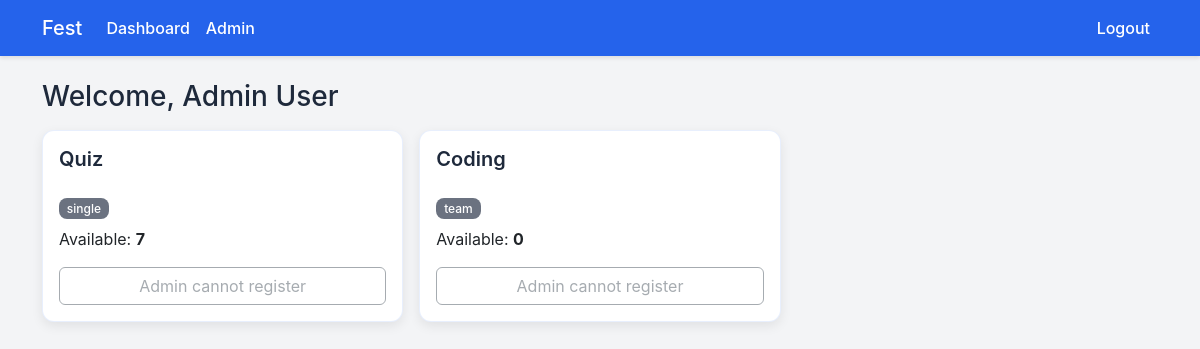
The page /dashboard (signed in) on the database as committed earlier.
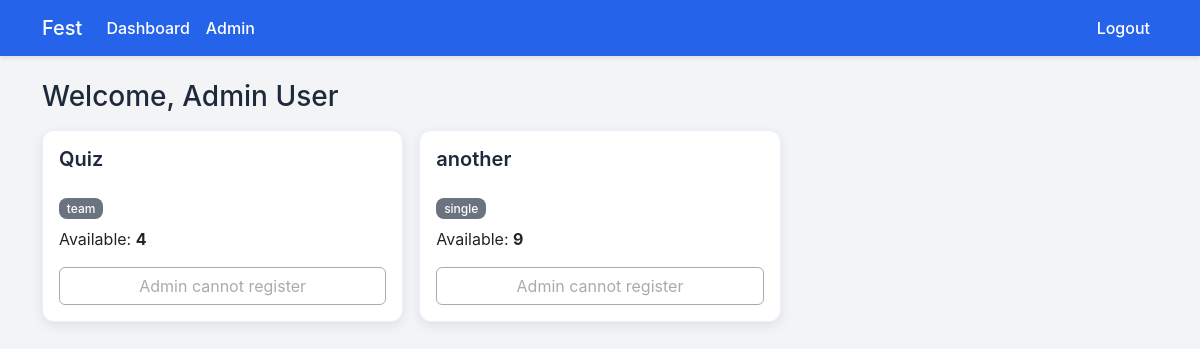
The same page on the database as committed later.
### tables this page shows
CREATE TABLE users (
                id INTEGER PRIMARY KEY AUTOINCREMENT,
                phone TEXT UNIQUE NOT NULL,
                password TEXT NOT NULL,
                name TEXT NOT NULL,
                game_id INTEGER,
                team_id INTEGER,
                is_admin INTEGER NOT NULL DEFAULT 0
            , class_section TEXT);

CREATE TABLE games (
                id INTEGER PRIMARY KEY AUTOINCREMENT,
                name TEXT NOT NULL,
                description TEXT,
                slots INTEGER NOT NULL,
                type TEXT NOT NULL CHECK(type IN ('single','team'))
            , team_size INTEGER);

### app.py (the view, shortened to what this page needs)
    @app.route('/dashboard')
    def dashboard():
        user = fetch_current_user()
        if not user:
            return redirect(url_for('login'))
        games = g.db.execute('SELECT * FROM games ORDER BY id').fetchall()
        registration: Dict[str, Any] = {}
        games_with_slots: List[sqlite3.Row] = []
        for g_row in games:
            available = get_available_slots(g_row['id'])
            record = dict(g_row)
            record['available'] = available
            games_with_slots.append(record)  # type: ignore[arg-type]
        return render_template('dashboard.html', user=user, games=games_with_slots, registration=registration)

### app.py (called while the page is built)
def get_db() -> sqlite3.Connection:
    conn = sqlite3.connect(DATABASE_PATH)
    conn.row_factory = sqlite3.Row
    return conn

def fetch_current_user() -> Optional[sqlite3.Row]:
    user_id = session.get('user_id')
    if not user_id:
        return None
    row = g.db.execute('SELECT * FROM users WHERE id = ?', (user_id,)).fetchone()
    return row

def get_available_slots(game_id: int) -> int:
    game = g.db.execute('SELECT * FROM games WHERE id = ?', (game_id,)).fetchone()
    if not game:
        return 0
    if game['type'] == 'single':
        registered = g.db.execute('SELECT COUNT(1) FROM users WHERE game_id = ? AND (team_id IS NULL)', (game_id,)).fetchone()[0]
        return max(0, int(game['slots']) - int(registered))
    teams = g.db.execute('SELECT COUNT(1) FROM teams WHERE game_id = ?', (game_id,)).fetchone()[0]
    return max(0, int(game['slots']) - int(teams))

### templates/dashboard.html (shortened to what this page needs)
{% extends 'base.html' %}
{% block content %}
<h3 class="mb-3">Welcome, {{ user['name'] }}</h3>
<div class="row g-3">
  {% for game in games %}
  <div class="col-md-6 col-lg-4">
    <div class="card h-100 clear-box">
      <div class="card-body d-flex flex-column">
        <h5 class="card-title">{{ game.name }}</h5>
        <p class="mb-2"><span class="badge bg-secondary">{{ game.type }}</span></p>
        <p class="mb-3">Available: <strong>{{ game.available }}</strong></p>
        {% if not registration and not user['is_admin'] %}
          {% if game.type == 'single' %}
            <form method="post" action="{{ url_for('register_single', game_id=game.id) }}" class="mt-auto" onsubmit="return confirm('Are you sure you want to register for this single event?');">
              <button class="btn btn-warning w-100" {% if game.available == 0 %}disabled{% endif %}>Register</button>
            </form>
          {% else %}
            <a href="{{ url_for('team_register', game_id=game.id) }}" class="btn btn-warning mt-auto {% if game.available == 0 %}disabled{% endif %}">Register Team</a>
          {% endif %}
        {% elif user['is_admin'] %}
          <button class="btn btn-outline-secondary mt-auto" disabled>Admin cannot register</button>
        {% else %}
          <button class="btn btn-outline-secondary mt-auto" disabled>Already Registered</button>
        {% endif %}
      </div>
    </div>
  </div>
  {% endfor %}
{% endblock %}

### templates/base.html (shortened to what this page needs)
<!doctype html>
<html lang="en">
  <head>
    <link href="https://cdn.jsdelivr.net/npm/bootstrap@5.3.3/dist/css/bootstrap.min.css" rel="stylesheet">
    <link href="https://cdnjs.cloudflare.com/ajax/libs/font-awesome/6.4.0/css/all.min.css" rel="stylesheet">
    <link href="{{ url_for('static', filename='css/style.css') }}" rel="stylesheet">
  </head>
  <body>
    <nav class="navbar navbar-expand-lg navbar-dark bg-dark mb-4">
      <div class="container">
        <a class="navbar-brand" href="{{ url_for('dashboard') }}">Fest</a>
        <div class="collapse navbar-collapse" id="navbarsExample">
          <ul class="navbar-nav me-auto mb-2 mb-lg-0">
            {% if session.get('user_id') %}
            <li class="nav-item"><a class="nav-link" href="{{ url_for('dashboard') }}">Dashboard</a></li>
            {% endif %}
            {% if session.get('user_id') %}
              {% set user = g.get('db').execute('SELECT * FROM users WHERE id = ?', (session.get('user_id'),)).fetchone() %}
              {% if user and user['is_admin'] %}
              <li class="nav-item"><a class="nav-link" href="{{ url_for('admin') }}">Admin</a></li>
              {% endif %}
            {% endif %}
          </ul>
          <ul class="navbar-nav">
            {% if session.get('user_id') %}
            <li class="nav-item"><a class="nav-link" href="{{ url_for('logout') }}">Logout</a></li>
            {% else %}
            <li class="nav-item"><a class="nav-link" href="{{ url_for('login') }}">Sign in</a></li>
            {% endif %}
          </ul>
        </div>
      </div>
    </nav>
    <main class="container mb-5">
      {% block content %}{% endblock %}
    </main>
  </body>
  </html>

### static/css/style.css (style rules this page uses)
:root { --primary-blue: #2563EB; --primary-orange: #F97316; --light-gray: #F3F4F6; --dark-slate: #1E293B; --white: #FFFFFF; --success-green: #22C55E; --error-red: #EF4444; }
body { background: var(--light-gray); color: var(--dark-slate); font-family: -apple-system, BlinkMacSystemFont, 'Segoe UI', Roboto, sans-serif; }
.navbar { background-color: var(--primary-blue) !important; box-shadow: 0 2px 4px rgba(0,0,0,0.1); }
.navbar-brand, .navbar-nav .nav-link { color: var(--white) !important; font-weight: 500; }
.card { border: 0; box-shadow: 0 2px 8px rgba(0,0,0,0.08); border-radius: 12px; }
.card .card-title { font-weight: 600; color: var(--dark-slate); }
.clear-box { background: var(--white); border: 1px solid rgba(37, 99, 235, 0.1); border-radius: 12px; box-shadow: 0 2px 8px rgba(0,0,0,0.06); }
.badge { border-radius: 8px; font-weight: 500; }
.badge.bg-secondary { background-color: #6b7280 !important; }
.clear-box { box-shadow: 0 4px 12px rgba(0,0,0,0.08); }
.btn:disabled { cursor: not-allowed; opacity: 0.6; }

Rows that differ between the two databases and show on the page:
removed games: name "Quiz", type "single", available "7"
removed games: name "Coding", type "team", available "0"
added games: name "Quiz", type "team", available "4"
added games: name "another", type "single", available "9"
